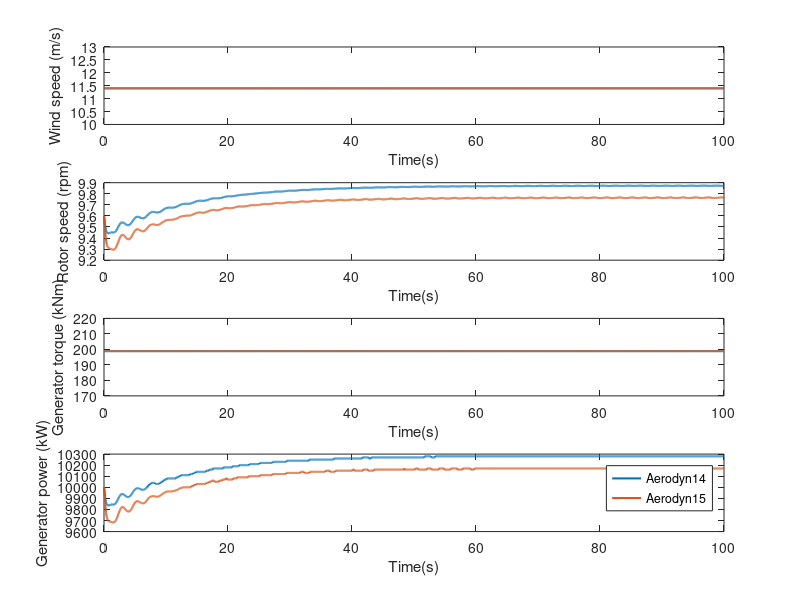

MATLAB code to generate this figure:
load RatedPower.mat
%% %analysis
figure(1)
subplot(4,1,1)
plot(data14(:,1),data14(:,2),'LineWidth',1.5)  %Wind speed
hold on
plot(data15(:,1),data15(:,2),'LineWidth',1.5)  %Wind speed
xlabel('Time(s)')
ylabel('Wind speed (m/s)')

subplot(4,1,2)
plot(data14(:,1),data14(:,21),'LineWidth',1.5)  %rotor speed
hold on
plot(data15(:,1),data15(:,21),'LineWidth',1.5)  %rotor speed
xlabel('Time(s)')
ylabel('Rotor speed (rpm)')

subplot(4,1,3)
plot(data14(:,1),data14(:,106),'LineWidth',1.5)  %Gen torque
hold on
plot(data15(:,1),data15(:,106),'LineWidth',1.5)  %Gen torque
xlabel('Time(s)')
ylabel('Generator torque (kNm)')


subplot(4,1,4)
plot(data14(:,1),data14(:,105),'LineWidth',1.5)  %Generator power
hold on
plot(data15(:,1),data15(:,105),'LineWidth',1.5)  %Generator power
xlabel('Time(s)')
ylabel('Generator power (kW)')
legend({'Aerodyn14','Aerodyn15'})